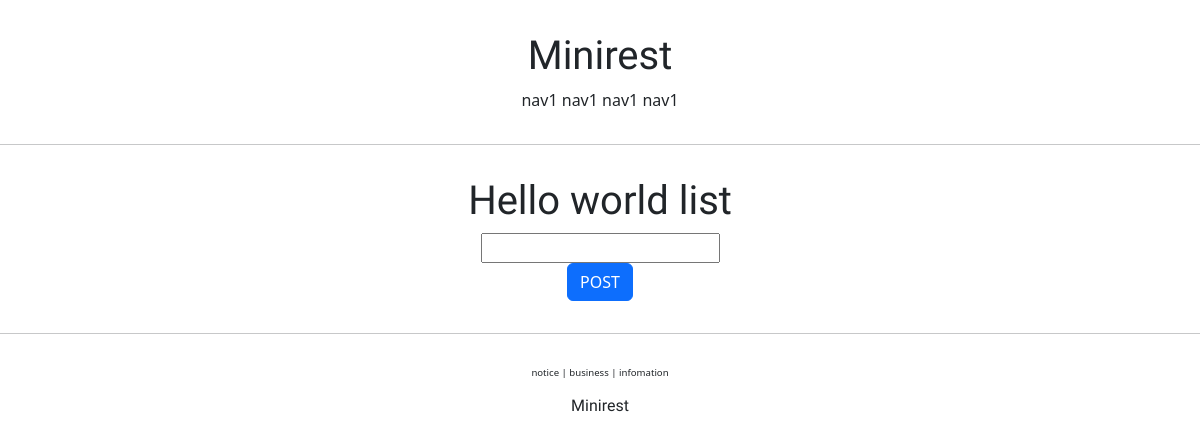
The page /account/hello_world/ on the database as committed earlier.
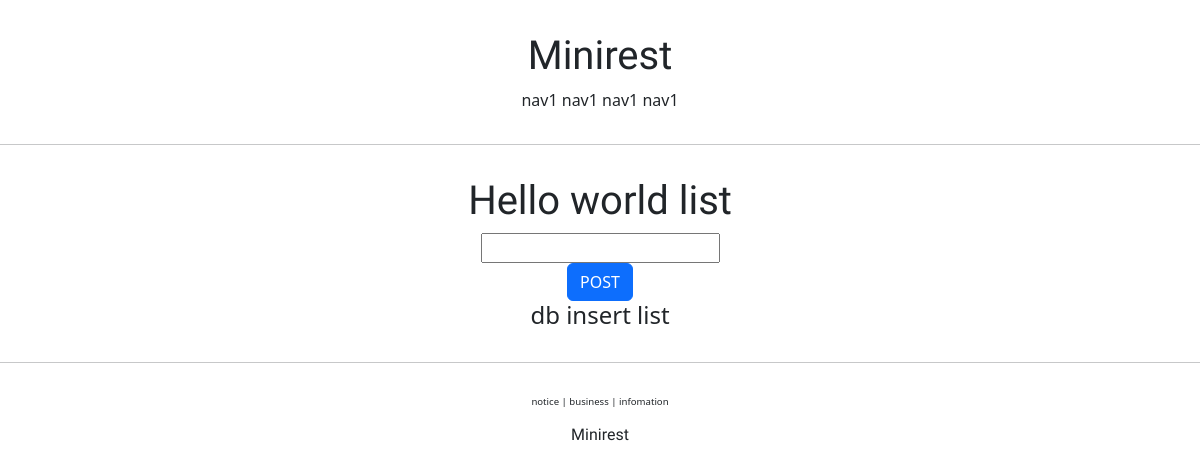
The same page on the database as committed later.
### account/models.py (models this page shows)
class HelloWorld(models.Model):
    text = models.CharField(max_length=255, null=False)

### account/views.py (the view)
# urls.py: path('hello_world/', hello_world, name='hello_world'),
def hello_world(request):
    if request.method == 'POST':
        temp = request.POST.get('hello_world_input')
        new_hello_world = HelloWorld()
        new_hello_world.text = temp
        new_hello_world.save()
        return HttpResponseRedirect(reverse('account:hello_world'))
    else:
        hello_world_list = HelloWorld.objects.all()
        return render(request, 'account/hello_world.html', context={'hello_world_list':hello_world_list})

### account/templates/account/hello_world.html (shortened to what this page needs)
{% extends 'base.html' %}
{% block content %}
    <div style="border-radius: 1rem; margin: 2rem; text-align: center;">
        <h1 style="font-family: 'The Nautigal', cursive;">
            Hello world list
        </h1>
        <form action="/account/hello_world/" method="post">
            <div>
                <input type="text" name="hello_world_input">
            </div>
            <div>
                <input type="submit" class="btn btn-primary" value="POST">
            </div>
        </form>
        {% if hello_world_list %}
            {% for hello_world in hello_world_list %}
            <h4>
                {{ hello_world.text }}
            </h4>
            {% endfor %}
        {% endif %}
    </div>
{% endblock %}

### templates/base.html
<!DOCTYPE html>
<html lang="ko">
{% include 'head.html' %}
<body>
    {% include 'header.html' %}
    <hr>
    {% block content %}
    {% endblock %}
    <hr>
    {% include 'footer.html' %}
</body>
</html>

### templates/head.html (shortened to what this page needs)
{% load static %}
<head>
    <link href="https://cdn.jsdelivr.net/npm/bootstrap@5.2.0-beta1/dist/css/bootstrap.min.css" rel="stylesheet">
    <link rel="stylesheet" type="text/css" href="{% static 'base.css' %}">
</head>

### templates/header.html
<div class="minirest_header">
    <h1 class="minirest_logo">Minirest</h1>
    <div>
        <span>nav1</span>
        <span>nav1</span>
        <span>nav1</span>
        <span>nav1</span>
    </div>
</div>

### templates/footer.html
<div class="minirest_footer">
    <div class="minirest_footer_button">
        <span>notice</span> |
        <span>business</span> |
        <span>infomation</span>
    </div>
    <div style="margin-top: 1rem;">
        <h6 class="minirest_logo">Minirest</h6>
    </div>
</div>

### static/base.css (style rules this page uses)
.minirest_logo { font-family: 'The Nautigal', cursive; }
.minirest_header { text-align: center; margin: 2rem 0; }
.minirest_footer { text-align: center; margin-top: 2rem; }
.minirest_footer_button { font-size: .6rem; }

Rows that differ between the two databases and show on the page:
added HelloWorld: text "db insert list"
